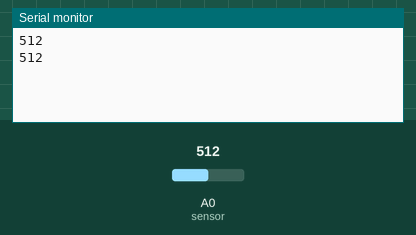
The sketch below on a simulated Arduino Uno, built with avr-gcc and run on an emulated ATmega328P. On the bench: the last lines printed to the serial monitor. The test bench sets the inputs (shaded band); at power-on: A0 (sensor) = 512.

Above: at 5.8 s.
5.9 s: A0 (sensor) set to 716
At 10.5 s:
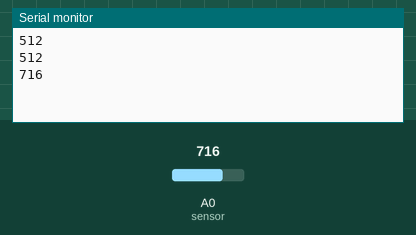
11.9 s: A0 (sensor) set to 900
At 15.5 s:
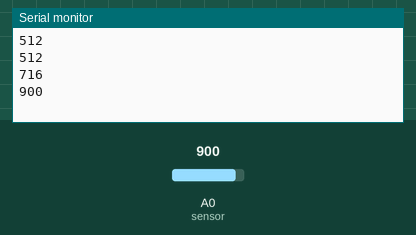
Timing chart, 0 to 17.0 s (numbered marks = the images above; inputs shaded):
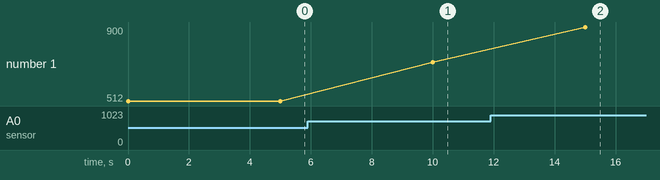

Measured:
- after the input at 5.9 s, the serial monitor: prints a new line after 4.1 s (image 1)
- after the input at 11.9 s, the serial monitor: prints a new line after 3.1 s (image 2)
- plotted number 1: 512 → 716 after the input at 5.9 s, 716 → 900 after the input at 11.9 s

The sketch:

Sensor-Kalibrierung.ino
```cpp
/*
   KTY81-110 im Spannungsteiler  mit 1kOhm als Vergleichswiderstand

*/
#define sensor A0
int temperaturWert;

void setup() {
  Serial.begin(9600);   // serieller Plotter und serieller Monitor haben die gleiche Schnittstelle!
}
void loop() {
  temperaturWert = analogRead(sensor);
  Serial.println(temperaturWert);
  delay (5000);

}
```
